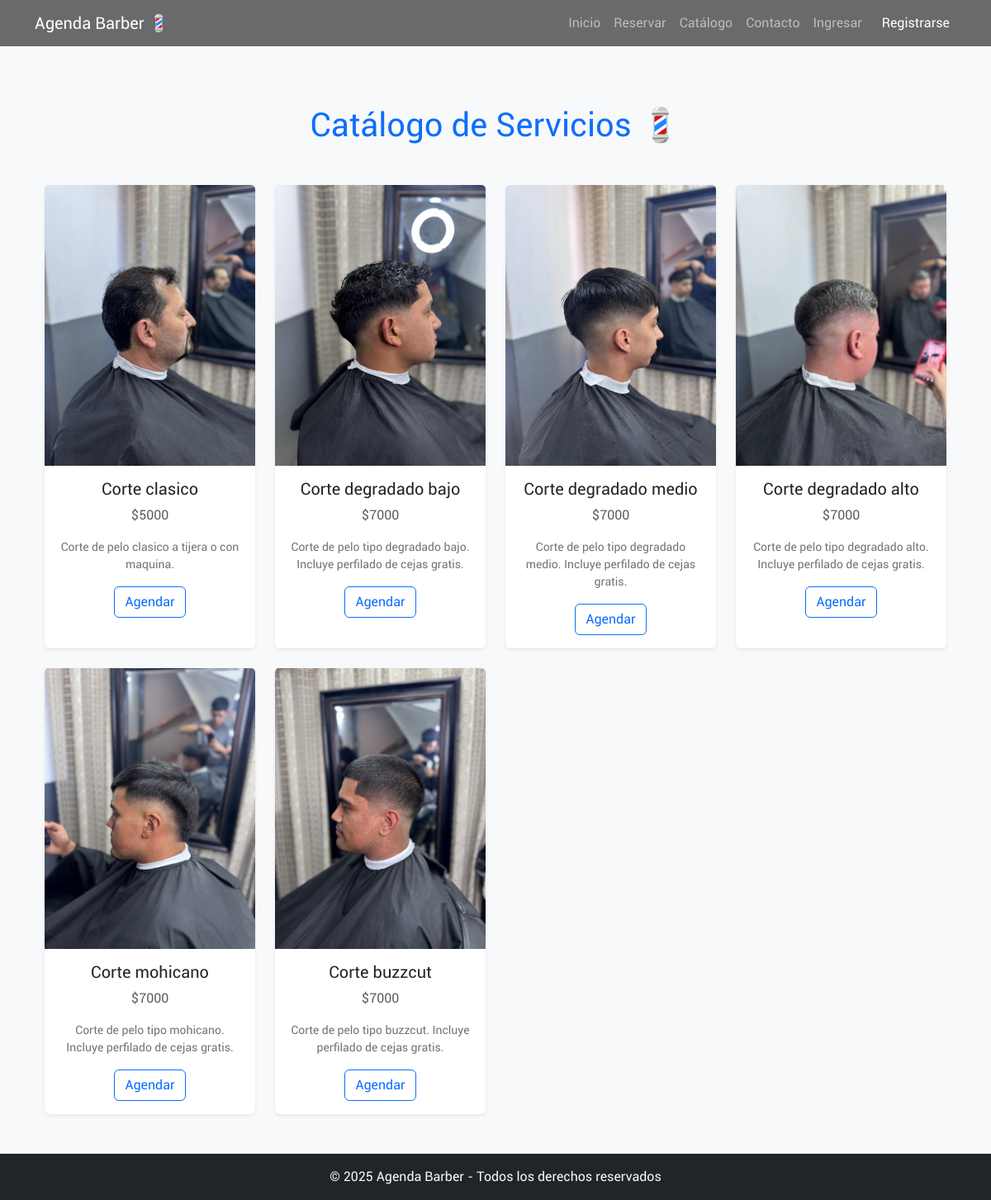
Screenshot of /catalogo/ with the database file from the repository.
### agendabarber/models.py (models this page shows, shortened)
class Servicio(models.Model):
    nombre = models.CharField(max_length=100)
    descripcion = models.TextField(blank=True)
    precio = models.PositiveIntegerField()
    duracion_minutos = models.PositiveIntegerField(
        default=60,
        help_text="Duración del servicio en minutos"
    )
    imagen = models.ImageField(upload_to='servicios/', null=True, blank=True)

### agendabarber/views.py (the view)
# urls.py: path('catalogo/', views.cargarCatalogo, name='catalogo'),
def cargarCatalogo(request):
    servicios = Servicio.objects.all()
    return render(request, 'catalogo.html', {'servicios': servicios})

### agendabarber/templates/catalogo.html (shortened to what this page needs)
{% extends 'base.html' %}
{% load static %}
{% block content %}
<div class="container mt-4">
    <h1 class="text-center text-primary mb-5">Catálogo de Servicios 💈</h1>
    <div class="row g-4">
        {% for servicio in servicios %}
        <div class="col-md-3 col-sm-6">
            <div class="card shadow-sm border-0 h-100">
                {% if servicio.imagen %}
                    <img src="{{ servicio.imagen.url }}" class="card-img-top" alt="{{ servicio.nombre }}">
                {% else %}
                    <img src="{% static 'agendabarber/img/default.jpg' %}" class="card-img-top" alt="Sin imagen">
                {% endif %}
                <div class="card-body text-center">
                    <h5 class="card-title">{{ servicio.nombre }}</h5>
                    <p class="card-text text-muted">${{ servicio.precio }}</p>
                    <p class="card-text small text-secondary">{{ servicio.descripcion }}</p>
                    <a href="crearReserva" class="btn btn-outline-primary">Agendar</a>
                </div>
            </div>
        </div>
        {% empty %}
        <div class="text-center text-muted mt-4">
            <p>No hay servicios disponibles aún.</p>
        </div>
        {% endfor %}
    </div>
</div>
{% endblock %}

### agendabarber/static/agendabarber/css/style.css (style rules this page uses)
body { font-family: miFuente; }

### rows the page displays
Servicio: imagen (picture), nombre "Corte clasico", precio "5000", descripcion "Corte de pelo clasico a tijera o con maquina."
Servicio: imagen (picture), nombre "Corte degradado bajo", precio "7000", descripcion "Corte de pelo tipo degradado bajo. Incluye perfilado de cejas gratis."
Servicio: imagen (picture), nombre "Corte degradado medio", precio "7000", descripcion "Corte de pelo tipo degradado medio. Incluye perfilado de cejas gratis."
Servicio: imagen (picture), nombre "Corte degradado alto", precio "7000", descripcion "Corte de pelo tipo degradado alto. Incluye perfilado de cejas gratis."
Servicio: imagen (picture), nombre "Corte mohicano", precio "7000", descripcion "Corte de pelo tipo mohicano. Incluye perfilado de cejas gratis."
Servicio: imagen (picture), nombre "Corte buzzcut", precio "7000", descripcion "Corte de pelo tipo buzzcut. Incluye perfilado de cejas gratis."
